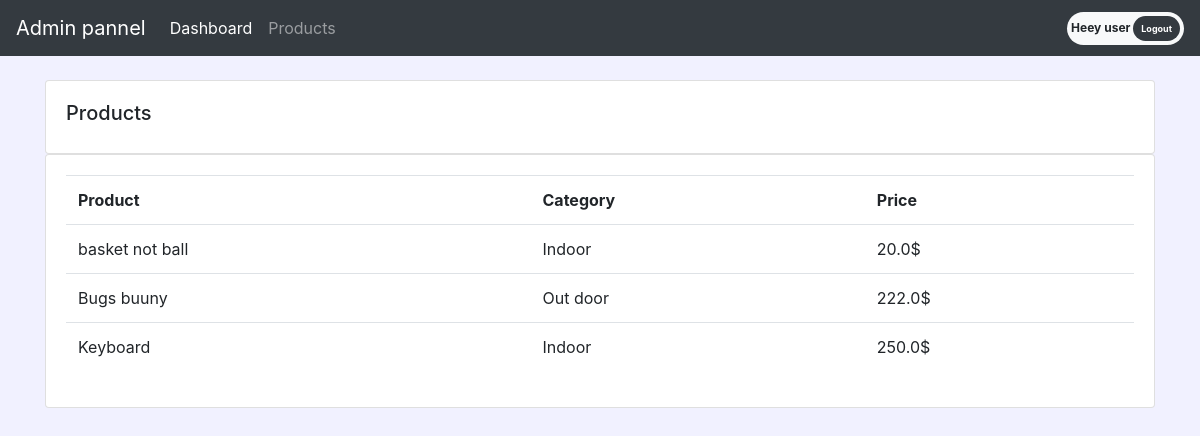
/products (signed in), run on the app's committed database.
### accounts/models.py (models this page shows, shortened)
class Product(models.Model):
    CATEGORY = (
        ('Indoor', 'Indoor'),
        ('Out door', 'Out door')
    )
    name = models.CharField(max_length=200, null=True)
    price = models.FloatField(max_length=200, null=True)
    category = models.CharField(max_length=100, null=True, choices=CATEGORY)
    description = models.CharField(max_length=400, null=True)
    date_created = models.DateTimeField(auto_now_add=True, null=True)

### accounts/decorators.py (the view)
        def wrapper_func(request, *args, **kwargs):
            group = None
            if request.user.groups.exists():
                group = request.user.groups.all()[0].name
            if group in allowed_roles:
                return view_func(request, *args, **kwargs)
            else:
                return redirect('user')

### accounts/views.py (called while the page is built)
@allowed_users(allowed_roles=['admin'])
@login_required(login_url='login')
def products(request):
    products = Product.objects.all()
    return render(request, 'accounts/products.html', {'products': products})

### accounts/templates/accounts/products.html
{% extends 'accounts/master.html' %} {% block content %}
<br />
<div class="row">
  <div class="col-md">
    <div class="card card-body">
      <h5>Products</h5>
    </div>
    <div class="card card-body">
      <table class="table">
        <tr>
          <th>Product</th>
          <th>Category</th>
          <th>Price</th>
        </tr>
        {% for i in products %}
        <tr>
          <td>{{i.name}}</td>
          <td>{{i.category}}</td>
          <td>{{i.price}}$</td>
        </tr>
        {% endfor %}
      </table>
    </div>
  </div>
</div>
{% endblock %}

### accounts/templates/accounts/navbar.html (shortened to what this page needs)
{% load static %}
<nav class="navbar navbar-expand-lg navbar-dark bg-dark">
  <a class="navbar-brand" href="{% url 'home' %}">Admin pannel</a>
  <div class="collapse navbar-collapse" id="navbarNav">
    <ul class="navbar-nav">
      {% if request.user.is_staff %}
      <li class="nav-item active">
        <a class="nav-link" href="{% url 'home' %}"
          >Dashboard <span class="sr-only">(current)</span></a
        >
      </li>
      <li class="nav-item">
        <a class="nav-link" href="{% url 'products' %}">Products</a>
      </li>
      {% else %}
      <li class="nav-item">
        <a class="nav-link" href="{% url 'profile' %}">Settings</a>
      </li>
      {% endif %}
    </ul>
  </div>
  <div class="badge badge-pill badge-light p-1">
    Heey {{ request.user }}
    <a class="badge badge-pill badge-dark p-2" href="{% url 'logout' %}">
      Logout
    </a>
  </div>
</nav>

### static/css/main.css (style rules this page uses)
body { background: blue; color: white; }

### data on the page
Product: name "basket not ball", category "Indoor", price "20.0"
Product: name "Bugs buuny", category "Out door", price "222.0"
Product: name "Keyboard", category "Indoor", price "250.0"

### other printed values
{{ request.user }} "user"
